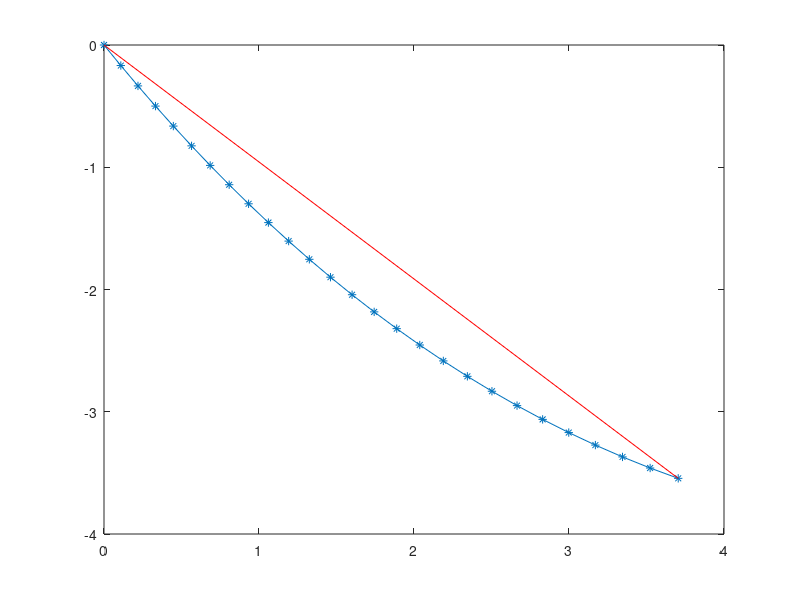

This chart was generated by the following MATLAB code:
% Gravitational constant
dGravitationConstant = 9.81; % [kg m/s^2]
% Weight of the cable in total
dCableWeight = 0.5; % [kg]
% Number of nodes
nNodes = 25; % []
% Weight of each node
dNodeWeight = dCableWeight./nNodes; % [kg]
% Length of Cable
nCableLength = 5;
% Distance between each node
dNodeDistance = nCableLength./nNodes; % [m]
% Number of "lengths" we have
nNodeLengths = nNodes + 1;
% Array of forces on each node
aNodeForceDirections = zeros(2, nNodes+1);
vNodeForceAmounts = zeros(1, nNodes+1);
vNodeForceAngle = zeros(1, nNodes+1);

% Force applied to bi
dLoadForceAmount = 5; % [N]
% Angle of force with respect to global x-axis
dLoadForceAngle = deg2rad(-25); % [deg]


aNodeForceDirections(1,end) = dLoadForceAmount.*cos(dLoadForceAngle);
aNodeForceDirections(2,end) = dLoadForceAmount.*sin(dLoadForceAngle);
vNodeForceAmounts(end) = dLoadForceAmount;
vNodeForceAngle(end) = dLoadForceAngle;

vNodeGravitationalForce = dNodeWeight.*dGravitationConstant.*[0; -1];

for iNode = nNodes:-1:1
    iNodeIndex = iNode;
    vNodeForce = (aNodeForceDirections(:,iNodeIndex+1) + vNodeGravitationalForce);
    aNodeForceDirections(:,iNodeIndex) = vNodeForce;
    vNodeForceAmounts(iNodeIndex) = norm(aNodeForceDirections(:,iNodeIndex));
    vNodeForceAngle(iNodeIndex) = atan2(aNodeForceDirections(2,iNodeIndex), aNodeForceDirections(1,iNodeIndex));
end
% 
% To keep the calculated node positions
aNodePositions = zeros(2, nNodes+2);

for iNode = 1:nNodes+1
    iNodeIndex = iNode;
    aNodePositions(:,iNodeIndex+1) = aNodePositions(:,iNodeIndex) + dNodeDistance.*[cos(vNodeForceAngle(iNodeIndex)); sin(vNodeForceAngle(iNodeIndex))];
end

clear iNode* vNodeForce;

figure; plot(aNodePositions(1, :), aNodePositions(2, :), '-*', aNodePositions(1, [1, end]), aNodePositions(2, [1, end]), 'r');


return;








































% Total length of cable
dLength = 10; % [m]
% Unit weight of the cable
dUnitWeight = 1.500; % [kg/m]%
% Mass of the cable
dMassCable = dUnitWeight*dLength; % [kg]
dMassNode = dMassCable/(nNodes+2); % [kg]
% Distance between nodes
dNodeDistance = dLength/(nNodes+1); % [m]
% Nominal force that pulls at node N+1
Fp = 50; % [N]
% Fp = 0;
% Fp = 10*dMassCable*g;
% Angle the force Fp has with the x-axis at node N+1
phi = deg2rad(-23);
% phi = deg2rad(0);
% phi = deg2rad(180);






























% aLoadForceDirn = zeros(2, nNodes + 2);
% vLoadForceAngle = zeros(1, nNodes + 2);
% vLoadForceMag = zeros(1, nNodes + 2);
% vNodePosition = zeros(2, nNodes + 2);
% 
% aLoadForceDirn(:, end) = (Fp.*[cos(phi); sin(phi)] + dMassNode*g.*[0; -1]);
% vLoadForceAngle(end) = atan2(aLoadForceDirn(2, end), aLoadForceDirn(1, end));
% 
% % Loop over all nodes starting at the last node to calculate their load forces
% % and angles of these forces
% for iNode = fliplr(1:nNodes+1)
%     aLoadForceDirn(:, iNode) = aLoadForceDirn(:, iNode + 1) + dMassNode.*g.*[0; -1];
%     vLoadForceAngle(iNode) = atan2(aLoadForceDirn(2, iNode), aLoadForceDirn(1, iNode));
%     vLoadForceMag(end) = sqrt(sum(aLoadForceDirn(:, iNode).^2));
% end
% 
% for iNode = 1:size(vNodePosition, 2)
%     vNodePosition(:, iNode + 1) = dNodeDistance.*[cos(vLoadForceAngle(iNode)); sin(vLoadForceAngle(iNode))] + vNodePosition(:, iNode);
% end








% 
% 
% % Keeps the calculated angles
% vAngles = zeros(1, nNodes);
% vAngles(nNodes) = phi;
% % Keep the direction 
% aLoadForces = zeros(2, nNodes);
% aLoadForces(:, end) = (Fp.*[cos(phi); sin(phi)] + dMassNode*g.*[0; -1]);
% % aLoadForces(:, nNodes + 1) = (Fp.*[cos(phi); sin(phi)] + dMassNode*g.*[0; -1]);
% % aForces(:,nNodes + 1) = -(Fp.*[cos(phi); sin(phi)] + dMassNode*g.*[0; -1]);
% % Keeps the nominal forces at each node
% vForces = zeros(1, nNodes);
% % vForces = sqrt(sum(aLoadForces.^2));
% % Keep the position of each node
% vPositions = zeros(2, nNodes);
% 
% % Loop over all nodes starting at the last node
% for iNode = fliplr(2:nNodes)
%     aForceOnNode = aLoadForces(:, iNode);
%     aResultingForce = -(aForceOnNode + dMassNode*g.*[0; -1]);
%     
%     aLoadForces(:, iNode-1) = -aResultingForce;
%     
%     vForces(iNode) = sqrt(sum(aLoadForces(:, iNode).^2));
%     vAngles(iNode) = atan2(aLoadForces(2, iNode), aLoadForces(1, iNode));
% end
% 
% % for iNode = fliplr(1:nNodes)
% %     aForces(:, iNode) = -aForces(:, iNode + 1);
% %     vForces(iNode) = sqrt(sum(aForces(:, iNode).^2));
% %     
% %     vAngles(iNode) = atan2(-aForces(2, iNode), -aForces(1, iNode));
% %     
% % %     Fx = vForces(iNode + 1)*cos(vAngles(iNode + 1));
% % %     Fz = dMassNode*g + vForces(iNode + 1)*sin(vAngles(iNode + 1));
% % %     vForces(iNode) = sqrt( Fx.^2 + Fz.^2 );
% % %     
% % % %     vAngles(iNode) = 1/2*acos(2*Fx*Fz/(vForces(iNode).^2));
% % %     
% % % %     vAngles(iNode) = atan2( dMassNode*g + vForces(iNode+1)*sin(vAngles(iNode+1)), vForces(iNode+1)*cos(vAngles(iNode+1)) );
% % %     vAngles(iNode) = atan2(Fz, Fx);
% % % %     vAngles(iNode) = atan( ( dMassNode*g + vForces(iNode+1)*sin(vAngles(iNode+1)) )/( vForces(iNode+1)*cos(vAngles(iNode+1)) ) );
% % %     
% % %     aForces(:,iNode) = vForces(iNode).*[cos(vAngles(iNode)); sin(vAngles(iNode))];
% % end
% 
% for iNode = 1:size(vPositions, 2)-1
%     vPositions(:, iNode+1) = dNodeDistance.*[cos(vAngles(iNode)); sin(vAngles(iNode))] + vPositions(:, iNode);
% end
% % rad2deg(vAngles)
% % vPositions

figure; plot(vNodePosition(1, :), vNodePosition(2, :), vNodePosition(1, [1, end]), vNodePosition(2, [1, end]));
